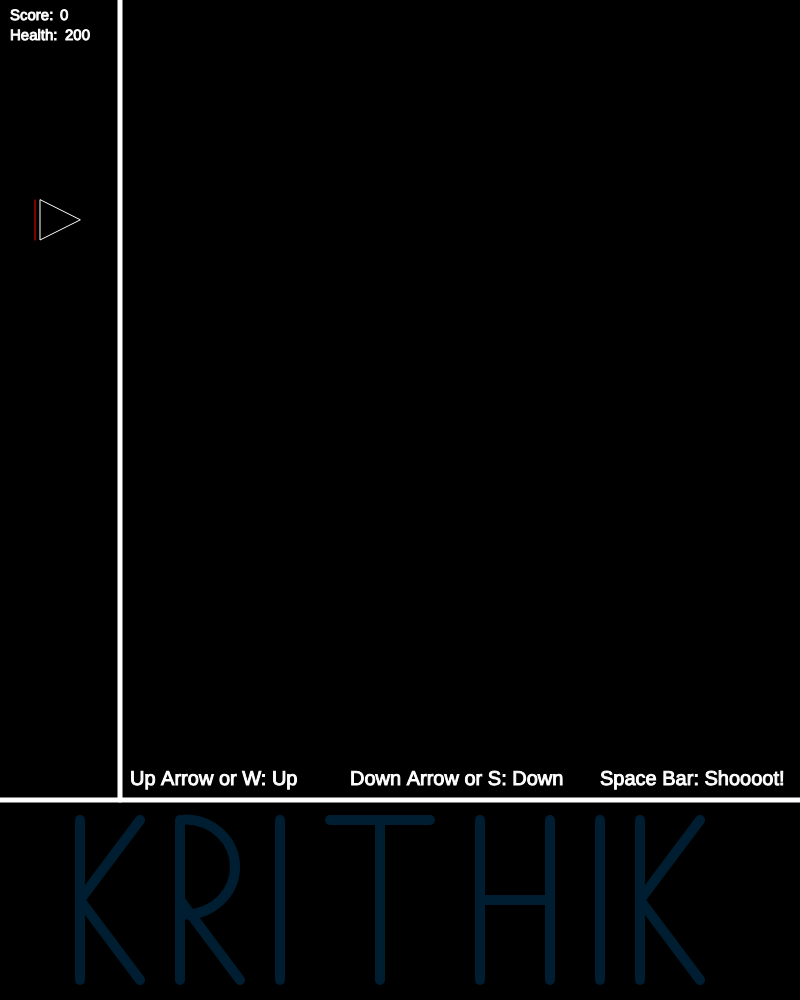
Frame 1 (no input)
Frame 60 (no input): identical to frame 1, image omitted
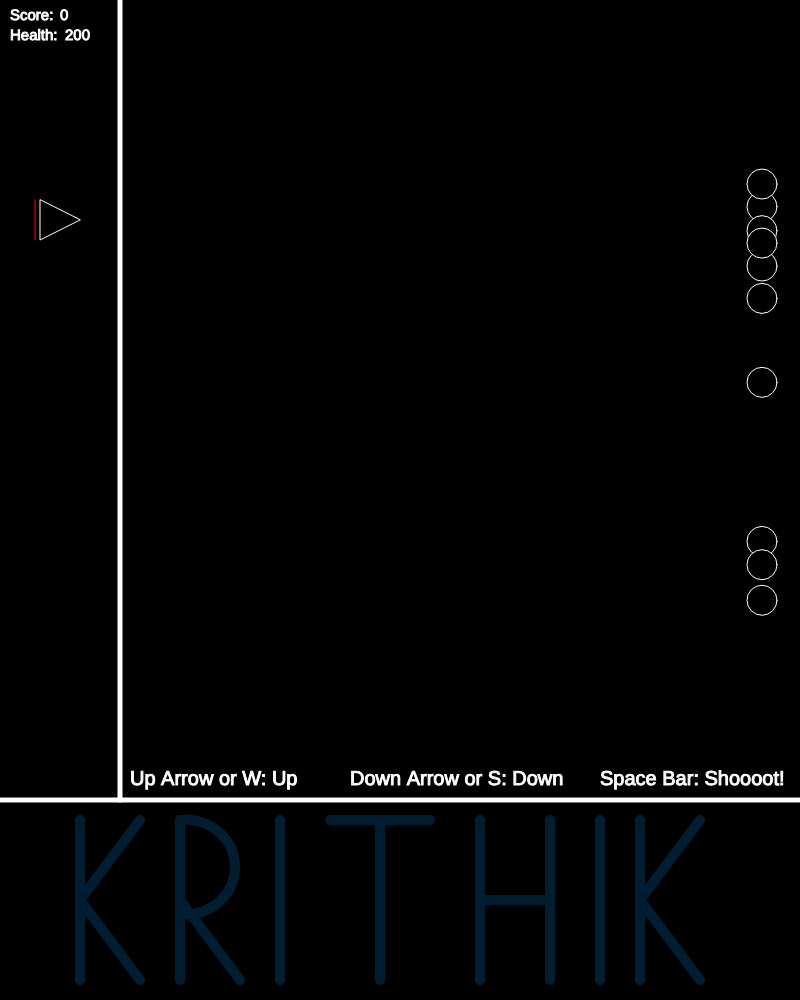
Frame 120 (the mouse pressed at the canvas centre since frame 60)

The p5.js sketch that drew these frames (run headless with seeded random() and noise() and a simulated clock; from frame 60 on, the mouse is pressed at the canvas centre):

// p5.js sketch
// ── sketch.js
/* 
  
  @ author: Krithik Ramkumar
  @ date: May 23, 2024
  @ teacher: Mr.Ghorvei
  @ program: Culminating Game
  @ institution: JFSS
  
*/

//Declaring the function variables
let ship;
let a;

//Declaring player specific arrays and variables
let player = {x:40, y:200, x1:40, y1:240, x2:80, y2:220, score:0, health:200}
let asteriods = [];
let laser = [];

//name variables
let x = 80
let y = 820;
let r = 0;
let g = 30;
let b = 50;

//number and speed of asteriods
let num = 10;
let speed = 2;

//Function setup
function setup() {
  createCanvas(800,1000);      //Creates canvas
  ship = new Ship();           //Stores a new function Ship under "ship" variable
  
}

//Opening Function Draw
function draw() {
  
  background(0);                // Background set to black
  
  ship.displayShip();           // Executes function displayShip under function Ship 
  name();                       // Executes function name
  
  if(asteriods.length < 1){     //If statement checks if the length of array asteriods is under 1
    
    for(let i = 0; i < num; i++){  // Opening for loop
      
      //Declaring variables for asteriods
      let astX = 1000;  
      let astY = random(70, 730);
      let astR = 15;
      
      //Stores a new function ast under "a" variable
      a = new ast(astX, astY, astR, i);

      asteriods.push(a);           //pushes a to array asteriods
      
    }
    
    if(asteriods.length < num){       //If statement checks if the length of array asteriods is under num value
      
      for(let i = asteriods.length; i < num; i++){    //opening for loop
        
        asteriods.push(a);    //pushes a to array asteriods
        
      }    //closing for loop        
    }                               //Closing inner if statement
  }                                 //Closing outer if statement
  
  if(player.health < 5){            //If statement checks if player.health value is under 5
    
    push();
    
    fill(255);           //fill of white
    textSize(30);        //size of text set to 30
    textAlign(CENTER);   //aligns text to center
    text("Game Over!! Better luck Next Time.", 400, 400);    //displays text
    
    pop();
    
    if(player.health < 0){    //if statement checks if player.health value is under 0
      
      player.health = 0;    //player.health set to 0
      
    }    //closing inner if statement
    
    noLoop();    //Stops function draw loop
    
  }    //closing our if statement
  
  
  
  for(let i = 0; i < asteriods.length; i++){    //Opening for loop
      
    asteriods[i].displayAst();    //Calls displayAst function on each item in array asteriods
      
  }    //closing for loop
  
  for(let i = 0; i < laser.length; i++){    //Opening for loop
    
    laser[i].displayLaser();    //Calls displayLaser function on each item in array laser
      
  }    //closing for loop
  
  
  if(keyIsDown(38) || keyIsDown(87)){    //if statement checks if Up Arrow or W key is down
    
    player.y -= 5;    //player.y subtracts 5
    player.y1 -= 5;   //player.y1 subtracts 5
    player.y2 -= 5;   //player.y2 subtracts 5
    
  }    //closing if statement
  
  if(keyIsDown(40) || keyIsDown(83)){    //if statement checks if Down Arrow or S key is down
    
    player.y += 5;    //player.y adds 5
    player.y1 += 5;   //player.y1 adds 5
    player.y2 += 5;   //player.y2 adds 5
    
  }    //closing if statement
  
  if(player.y < 50){    //if statement checks if player.y is under 50
    
    player.y = 50;    //player.y set to 50
    player.y1 = 90;   //player.y1 set to 90
    player.y2 = 70;   //player.y2 set to 70
    
  }    //closing if statement
  
  if(player.y1 > 750){    //if statement checks if player.y1 is under 750
    
    player.y = 710;    //player.y set to 710
    player.y1 = 750;   //player.y1 set to 750
    player.y2 = 730;   //player.y2 set to 730
    
  }    //closing if statement
}    //closing function draw

//function keyPressed
function keyPressed(){
  
  if(keyIsDown(32)){    //if statement checks if Space Bar is down
    
    append(laser, new Laser(player.x2, player.y2));    //appends new function Laser into array laser
    
    r += random(5, 150);    //r adds random value between 5 and 150
    b += random(5, 150);    //g adds random value between 5 and 150
    g += random(5, 150);    //b adds random value between 5 and 150
    
    if(r >= 255){    //if statement checks if r is greater than or equal to 255
      r = 0    //r set to 0
    }    //closing if statement
    
    if(g >= 255){    //if statement checks if g is greater than or equal to 255
      g = 0    //g set to 0
    }    //closing if statement
    
    if(b >= 255){    //if statement checks if b is greater than or equal to 255
      b = 0    //b set to 0
    }    //closing if statement
  }    //closing outer if statement
}    //closing function keyPressed

//function Ship
function Ship(){
  
  this.displayShip = function(){    //function Ship.displayShip
  
    push();
    
    //ship
    stroke(255);
    fill(0);
    triangle(player.x, player.y, player.x1, player.y1, player.x2, player.y2);
    
    //red line behind ship
    stroke(255, 0, 0);
    line(player.x - 5, player.y, player.x1 - 5, player.y1);
    
    //bottom horizontal line
    stroke(255);
    strokeWeight(5);
    line(0, 800, 800, 800);
    
    //player borderline
    stroke(255);
    strokeWeight(5);
    line(120, 0, 120, 800);
    
    //score and health displays
    strokeWeight(1);
    fill(255);
    textSize(15);
    text("Score:", 10, 20);
    text(player.score, 60, 20);
    text("Health:", 10, 40);
    text(player.health, 65, 40);
    
    //game controls
    textSize(20);
    text("Up Arrow or W: Up", 130, 785);
    text("Down Arrow or S: Down", 350, 785);
    text("Space Bar: Shoooot!", 600, 785);
    
    pop();
    
  }    //closing function Ship.display
}    //closing function Ship

//function Laser
function Laser(x, y){
  
  this.displayLaser = function(){    //function Laser.displayLaser
    
    push();
    
    //laser
    stroke(255, 0, 0);
    strokeWeight(5);
    circle(x, y, 2);
    x += 15;    //x adds 15
    
    pop();
    
    for(let i = asteriods.length - 1; i >= 0; i--){    //opening for loop
      
      if(asteriods[i].contains(x, y)){    //if statement checks boolean value from ast.contains
        
        asteriods.splice(i, 1);    //removes function ast from array asteriods
        player.score += 5;    //player.score adds 5
        
      }    //closing if statement
    }    //closing for loop
  }    //closing function Laser.displayLaser
}    //closing function Laser

//function ast
function ast(x, y, r,i){
  
  this.displayAst = function(){    //function ast.displayAst
    
    push();
    
    //asteriods
    stroke(255);
    fill(0);
    circle(x, y, r*2);
    
    pop();
    
    x -= speed;    //x subtracts variable speed
    
    if(x <= 120 + r*2){    //if statement checks if x is lesser than or equal to 120 + r times 2
    
      asteriods.splice(i, 1);    //removes function ast from array asteriods
      player.health -= 5;    //player.health subtracts 5
      
      if(asteriods.length != 0){    //if statement checks if array asteriods length is not equal to 0
        
        shorten(asteriods);    //shortens array asteriods
        player.health -= 5;    //player.health subtracts 5
        
      }    //closing inner if statement
    }    //closing outer if statement 
  }    //closing function ast.displayAst
  
  
  this.contains = function(px,py){    //function ast.contains
    
    let d = dist(x, y, px, py);    //d set to the distance between x, y and px, py
    
    if(d < r){    //if statement checks if d is lesser than r
      
      return true;    // returns true
      
    }    //closing if statement
    
    else{    //else statement
      
      return false;    //returns false
      
    }    //closing else statement
  }    //closing function ast.containsw 
}    //closing function ast

//function name
function name(){
  
  push();
  
  //name's color and other specs
  fill(0);
  stroke(r, g, b);
  strokeWeight(10);
  
  //K
  line(x, y, x, y + 160);
  line(x + 60, y, x, y + 80);
  line(x, y + 80, x + 60, y + 160);
  
  //R
  line(x + 100, y, x + 100, y + 160);
  arc(x + 105, y + 47, 100, 95, PI + HALF_PI, HALF_PI)
  line(x + 100, y + 80, x + 160, y + 160);
  
  //I
  line(x + 200, y, x + 200, y + 160);
  
  //T
  line(x + 300, y, x + 300, y + 160);
  line(x + 250, y, x + 350, y);
  
  //H
  line(x + 400, y, x + 400, y + 160);
  line(x + 400, y + 80, x + 470, y + 80);
  line(x + 470, y, x + 470, y + 160);
  
  //I
  line(x + 520, y, x + 520, y + 160);
  
  //K
  line(x + 560, y, x + 560, y + 160);
  line(x + 620, y, x + 560, y + 80);
  line(x + 560, y + 80, x + 620, y + 160);
  
  pop();
  
  
} //closing function name
